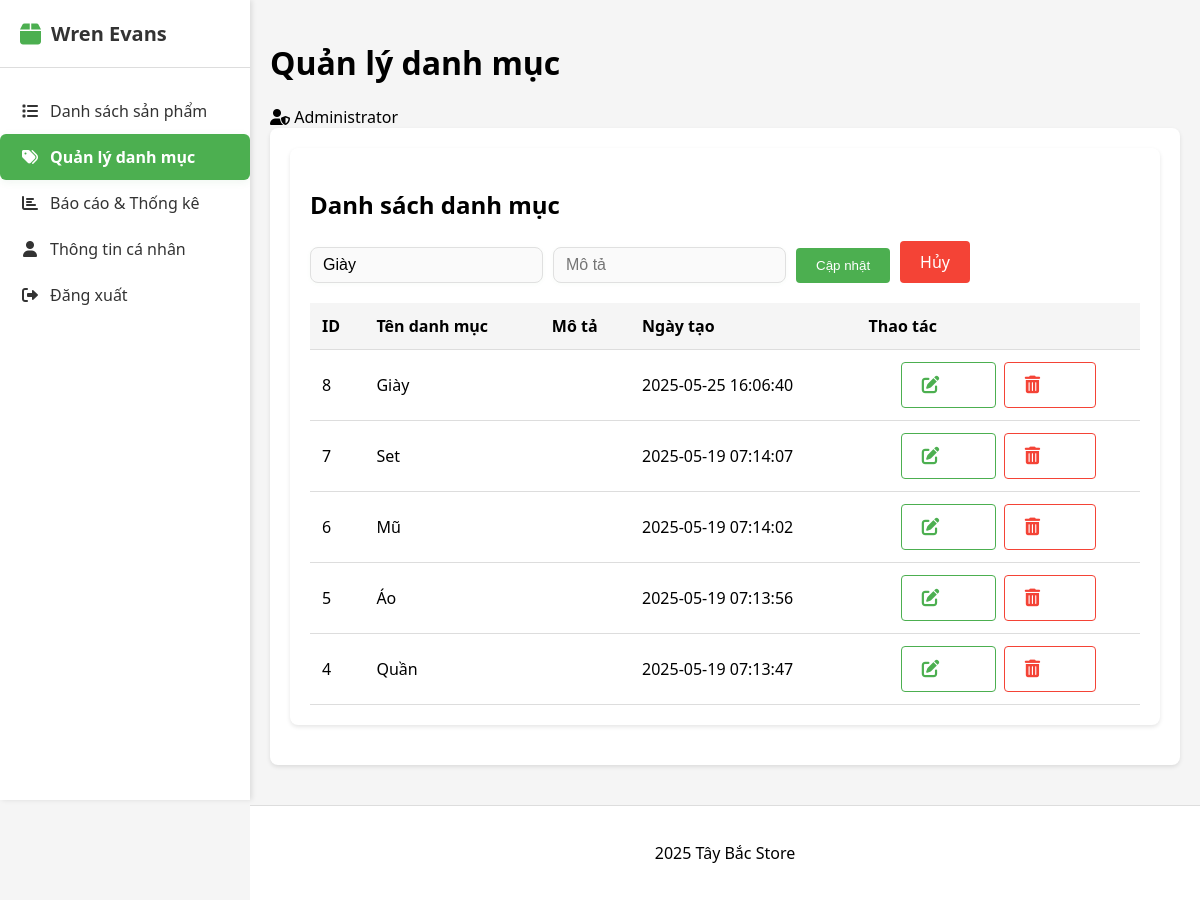
Screenshot of /admin/index.php?action=editCategory&id=8 (signed in) with the database file from the repository.
### tables this page shows
CREATE TABLE `categories` (
  `id` int NOT NULL AUTO_INCREMENT,
  `name` varchar(255) NOT NULL,
  `description` text,
  `created_at` datetime DEFAULT CURRENT_TIMESTAMP,
  PRIMARY KEY (`id`)
);

### controllers/AdminController.php (called while the page is built, shortened)
<?php
require_once __DIR__ . '/../config/database.php';
class AdminController {
    private $db;
    public function __construct() {
        $database = new Database();
        $this->db = $database->getConnection();
    }
    public function editCategory() {
        require_once __DIR__ . '/../models/Category.php';
        $categoryModel = new Category($this->db);
        $id = $_GET['id'];
        $categories = $categoryModel->getAll();
        $editCategory = null;
        foreach ($categories as $cat) {
            if ($cat['id'] == $id) {
                $editCategory = $cat;
                break;
            }
        }
        require_once __DIR__ . '/../views/admin/categories.php';
    }
}
?>

### config/database.php (called while the page is built, shortened)
<?php
class Database {
    private $host = "localhost";
    private $db_name = "product_management";
    private $username = "root";
    private $password = "Hung23072004";
    public function getConnection() {
        $this->conn = null;
        try {
            $this->conn = new PDO("mysql:host=" . $this->host . ";dbname=" . $this->db_name, $this->username, $this->password);
            $this->conn->exec("set names utf8");
        } catch(PDOException $exception) {
            echo "Connection error: " . $exception->getMessage();
        }
        return $this->conn;
    }
}
?>

### models/Category.php (called while the page is built, shortened)
<?php
class Category {
    private $conn;
    private $table = "categories";
    public function __construct($db) {
        $this->conn = $db;
    }
    public function getAll() {
        $stmt = $this->conn->query("SELECT * FROM {$this->table} ORDER BY created_at DESC");
        return $stmt->fetchAll(PDO::FETCH_ASSOC);
    }
}
?>

### views/admin/categories.php (the view, shortened to what this page needs)
<?php
require_once __DIR__ . '/layouts/header.php';
?>
<div class="content-container">
    <h2>Danh sách danh mục</h2>
    <?php if (isset($editCategory)): ?>
    <form action="index.php?action=updateCategory" method="POST" style="margin-bottom:20px; display: flex; gap: 10px; align-items: flex-end;">
        <div>
            <input type="text" name="name" placeholder="Tên danh mục" required class="form-control" value="<?= htmlspecialchars($editCategory['name']) ?>">
        </div>
        <div>
            <input type="text" name="description" placeholder="Mô tả" class="form-control" value="<?= htmlspecialchars($editCategory['description']) ?>">
        </div>
        <button type="submit" class="btn btn-primary">Cập nhật</button>
        <a href="index.php?action=categories" class="btn btn-danger">Hủy</a>
    </form>
    <?php endif; ?>
    <table>
        <thead>
            <tr>
                <th>ID</th>
                <th>Tên danh mục</th>
                <th>Mô tả</th>
                <th>Ngày tạo</th>
                <th>Thao tác</th>
            </tr>
        </thead>
        <tbody>
            <?php foreach ($categories as $cat): ?>
            <tr>
                <td><?= $cat['id'] ?></td>
                <td><?= htmlspecialchars($cat['name']) ?></td>
                <td><?= htmlspecialchars($cat['description']) ?></td>
                <td><?= $cat['created_at'] ?></td>
                <td class="action-links" style="display: flex; gap: 8px; justify-content: center;">
                    <a href="index.php?action=editCategory&id=<?= $cat['id'] ?>"
                       class="btn btn-primary btn-sm"
                       style="display: flex; align-items: center; gap: 4px; min-width: 40px; justify-content: center; background: #fff; color: #4caf50; border: 1.5px solid #4caf50; font-weight: 500;"
                       title="Sửa">
                        <i class="fas fa-edit" style="color: #4caf50;"></i>
                        <span>Sửa</span>
                    </a>
                    <a href="index.php?action=deleteCategory&id=<?= $cat['id'] ?>"
                       class="btn btn-danger btn-sm"
                       style="display: flex; align-items: center; gap: 4px; min-width: 40px; justify-content: center; background: #fff; color: #f44336; border: 1.5px solid #f44336; font-weight: 500;"
                       onclick="return confirm('Bạn có chắc chắn muốn xóa?')"
                       title="Xóa">
                        <i class="fas fa-trash-alt" style="color: #f44336;"></i>
                        <span>Xóa</span>
                    </a>
                </td>
            </tr>
            <?php endforeach; ?>
        </tbody>
    </table>
</div>
<?php require_once __DIR__ . '/layouts/footer.php'; ?>

### views/admin.css (style rules this page uses)
:root { --primary-color: #4caf50; --secondary-color: #45a049; --danger-color: #f44336; --text-color: #333; --light-gray: #f5f5f5; --border-color: #ddd; --sidebar-width: 250px; }
body { font-family: "Segoe UI", Tahoma, Geneva, Verdana, sans-serif; margin: 0; padding: 0; background-color: var(--light-gray); }
.content-container { background: white; padding: 20px; border-radius: 8px; box-shadow: 0 2px 4px rgba(0, 0, 0, 0.1); margin-bottom: 20px; }
table { width: 100%; border-collapse: collapse; margin-top: 20px; }
th, td { padding: 12px; text-align: left; border-bottom: 1px solid var(--border-color); }
th { background-color: var(--light-gray); font-weight: 600; }
.action-links { display: flex; gap: 10px; align-items: center; }
.action-links a { color: var(--primary-color); text-decoration: none; font-size: 1.1em; }
.action-links .btn-primary, .action-links .btn-danger { color: #fff !important; }
.form-control { width: 100%; padding: 8px; border: 1px solid var(--border-color); border-radius: 4px; box-sizing: border-box; }
.btn { padding: 10px 20px; border: none; border-radius: 4px; cursor: pointer; text-decoration: none; font-weight: 500; transition: background-color 0.3s; }
.btn-primary { background-color: var(--primary-color); color: #fff !important; }
.btn-danger { background-color: var(--danger-color); color: #fff !important; }
.form-control { border: 1.5px solid #e0e0e0; border-radius: 8px; padding: 8px 12px; font-size: 16px; background: #fafafa; transition: border 0.2s, box-shadow 0.2s; box-shadow: 0 1px 4px rgba(67, 160, 71, 0.04); }

### rows the page displays
categories: name "Giày", id "8", created_at "2025-05-25 16:06:40"
categories: id "7", name "Set", created_at "2025-05-19 07:14:07"
categories: id "6", name "Mũ", created_at "2025-05-19 07:14:02"
categories: id "5", name "Áo", created_at "2025-05-19 07:13:56"
categories: id "4", name "Quần", created_at "2025-05-19 07:13:47"

### other values shown
$page_title "Quản lý danh mục"
$_SESSION['user']['full_name'] "Administrator"
